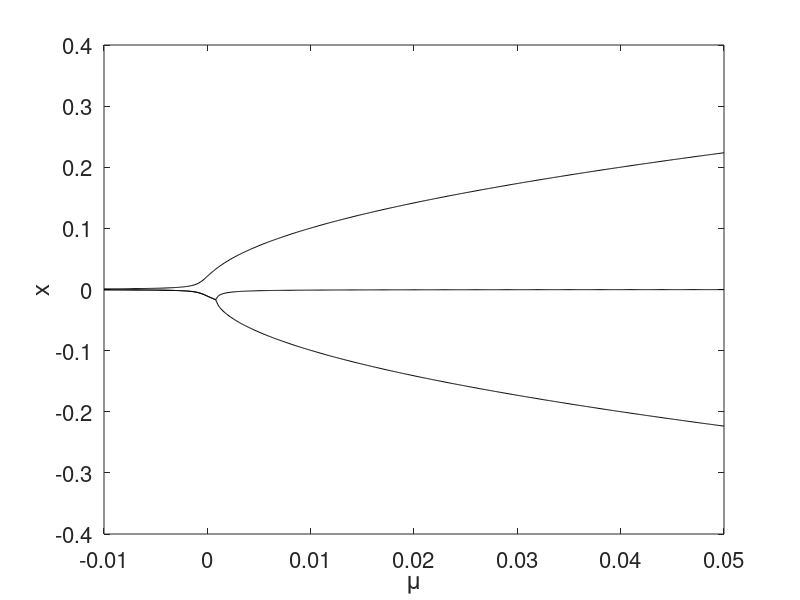

Write the MATLAB code that produced this figure.
% investigates the effect of a small parameter that
% breaks the symmetry of the normal equation for the
% pitchfork bifurcation. This should help you see that if symmetry is
% broken, instead of a pitchfork bifurcation we get: 1) a stable fixed 
% point that does not bifurcate plus the creation of a stable and an
% unstable fixed points via saddle-node bifurcation.

% LAA 10/10/2022

% this is the symmetry-breaking parameter
delta = 0.00001;

% bifurcation parameter
mu = -0.01:0.0001:0.05;

% location of fixed points
LF = zeros(3,length(mu));

for k = 1:length(mu)
    LF(:,k) = sort(real(roots([-1 0 mu(k) delta])));
end

figure(1)
plot(mu,LF,'k')
set(gca,'FontSize',16)
xlabel('\mu')
ylabel('x')

%% stability

clear mu
fp = zeros(3,1);

% value of mu of interest
mu = 0.01;
% fixed point at that value of mu
fp = roots([-1 0 mu delta])
% chose the fixed point whose stability is to be investigated
x = fp(2);

dFdx = -3*x^2 + mu;

if dFdx < 0
    disp('fixed point is stable');
else 
    disp('fixed point is unstable');
end



